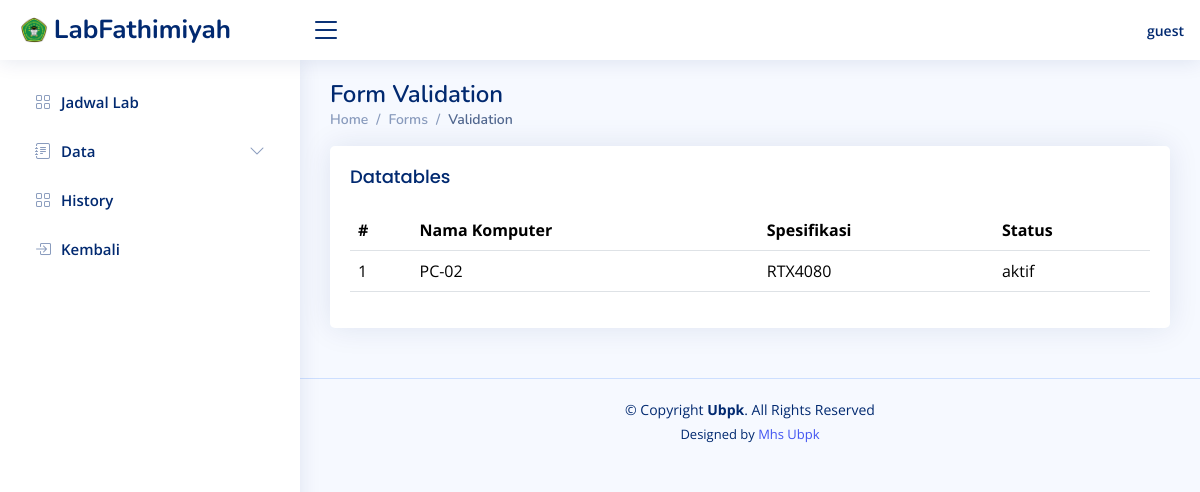
Before: /pages/content/komputer/viewcomputer.php with the older database file.
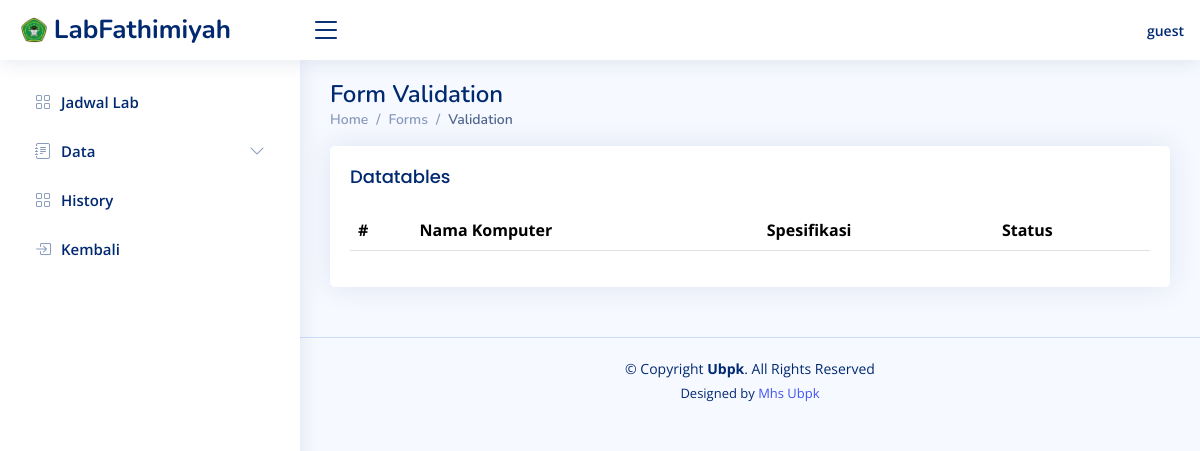
After: the same page with the newer database file.
### tables this page shows
CREATE TABLE `tbl_komputer` (
  `komputer_id` int(11) NOT NULL,
  `nama_komputer` varchar(100) NOT NULL,
  `spesifikasi_komputer` varchar(300) NOT NULL,
  `status_komputer` enum('aktif','non-aktif') NOT NULL,
  `status_deleted` tinyint(11) NOT NULL DEFAULT 0
);

### pages/content/komputer/viewcomputer.php (the view, shortened to what this page needs)
<main id="main" class="main">
    <div class="pagetitle">
        <h1>Form Validation</h1>
        <nav>
            <ol class="breadcrumb">
                <li class="breadcrumb-item"><a href="index.html">Home</a></li>
                <li class="breadcrumb-item">Forms</li>
                <li class="breadcrumb-item active">Validation</li>
            </ol>
        </nav>
    </div>
    <section class="section">
        <div class="row">
            <div class="col-lg-12">
                <div class="card">
                    <div class="card-body">
                        <h5 class="card-title">Datatables</h5>
                        <table class="table datatable">
                            <thead>
                                <tr>
                                    <th>#</th>
                                    <th>Nama Komputer</th>
                                    <th>Spesifikasi</th>
                                    <th>Status</th>
                                </tr>
                            </thead>
                            <tbody>
                                <?php
                                require '../../../config/db.php';
                                $komputer = mysqli_query($db_connect, "SELECT * FROM tbl_komputer");
                                $no = 1;
                                while ($row = mysqli_fetch_assoc($komputer)) {
                                ?>
                                    <tr>
                                        <td><?= $no++; ?></td>
                                        <td><?= $row['nama_komputer']; ?></td>
                                        <td><?= $row['spesifikasi_komputer']; ?></td>
                                        <td><?= $row['status_komputer']; ?></td>
                                    </tr>
                                <?php } ?>
                            </tbody>
                        </table>
                    </div>
                </div>
            </div>
        </div>
    </section>
</main>

Changed rows visible on the page:
removed tbl_komputer: nama_komputer "PC-02", spesifikasi_komputer "RTX4080", status_komputer "aktif"
